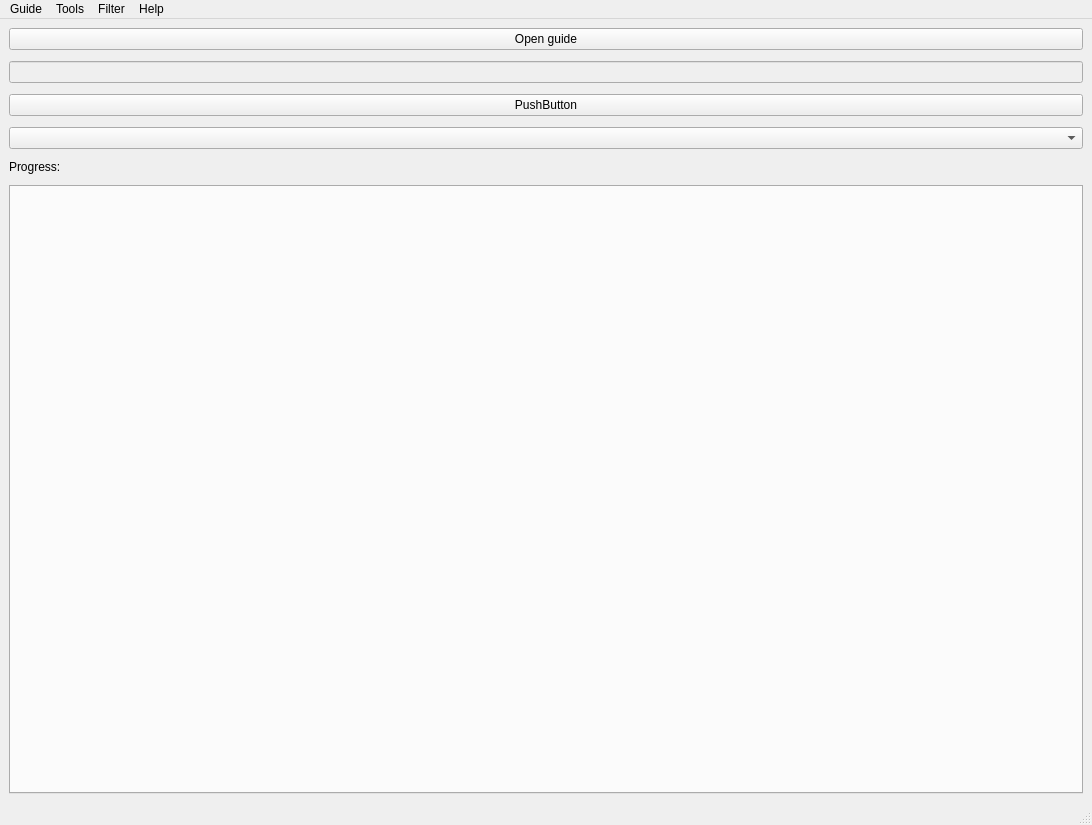
<?xml version="1.0" encoding="UTF-8"?>
<ui version="4.0">
 <class>MainWindow</class>
 <widget class="QMainWindow" name="MainWindow">
  <property name="geometry">
   <rect>
    <x>0</x>
    <y>0</y>
    <width>1092</width>
    <height>825</height>
   </rect>
  </property>
  <property name="windowTitle">
   <string>PoE Leveling Guide</string>
  </property>
  <widget class="QWidget" name="centralwidget">
   <layout class="QVBoxLayout" name="verticalLayout_2">
    <property name="spacing">
     <number>11</number>
    </property>
    <property name="bottomMargin">
     <number>9</number>
    </property>
    <item>
     <widget class="QPushButton" name="openGuidePushButton">
      <property name="text">
       <string>Open guide</string>
      </property>
     </widget>
    </item>
    <item>
     <widget class="QLineEdit" name="guideLineEdit">
      <property name="enabled">
       <bool>false</bool>
      </property>
     </widget>
    </item>
    <item>
     <widget class="QPushButton" name="pushButton">
      <property name="text">
       <string>PushButton</string>
      </property>
     </widget>
    </item>
    <item>
     <widget class="QComboBox" name="filtersComboBox"/>
    </item>
    <item>
     <widget class="QLabel" name="label">
      <property name="text">
       <string>Progress:</string>
      </property>
      <property name="alignment">
       <set>Qt::AlignLeading|Qt::AlignLeft|Qt::AlignTop</set>
      </property>
     </widget>
    </item>
    <item>
     <widget class="QTabWidget" name="tabWidget">
      <property name="currentIndex">
       <number>-1</number>
      </property>
     </widget>
    </item>
   </layout>
  </widget>
  <widget class="QMenuBar" name="menubar">
   <property name="geometry">
    <rect>
     <x>0</x>
     <y>0</y>
     <width>1092</width>
     <height>21</height>
    </rect>
   </property>
   <widget class="QMenu" name="menuGuide">
    <property name="title">
     <string>Guide</string>
    </property>
    <widget class="QMenu" name="menuReset_progress">
     <property name="title">
      <string>Reset progress</string>
     </property>
     <addaction name="actionReset_All"/>
    </widget>
    <widget class="QMenu" name="menuComplete_progress">
     <property name="title">
      <string>Complete progress</string>
     </property>
     <addaction name="actionComplete_All"/>
    </widget>
    <addaction name="menuActionOpen"/>
    <addaction name="menuReset_progress"/>
    <addaction name="menuComplete_progress"/>
   </widget>
   <widget class="QMenu" name="menuHelp">
    <property name="title">
     <string>Help</string>
    </property>
    <addaction name="actionAbout"/>
   </widget>
   <widget class="QMenu" name="menuTools">
    <property name="title">
     <string>Tools</string>
    </property>
    <addaction name="actionCreate_empty_guide_file"/>
   </widget>
   <widget class="QMenu" name="menuFilter">
    <property name="title">
     <string>Filter</string>
    </property>
    <addaction name="actionEdit_filter"/>
   </widget>
   <addaction name="menuGuide"/>
   <addaction name="menuTools"/>
   <addaction name="menuFilter"/>
   <addaction name="menuHelp"/>
  </widget>
  <widget class="QStatusBar" name="statusbar"/>
  <action name="menuActionOpen">
   <property name="text">
    <string>Open</string>
   </property>
  </action>
  <action name="actionAct_1">
   <property name="text">
    <string>Act 1</string>
   </property>
  </action>
  <action name="actionAct_2">
   <property name="text">
    <string>Act 2</string>
   </property>
  </action>
  <action name="actionAct_3">
   <property name="text">
    <string>Act 3</string>
   </property>
  </action>
  <action name="actionAct_4">
   <property name="text">
    <string>Act 4</string>
   </property>
  </action>
  <action name="actionAct_5">
   <property name="text">
    <string>Act 5</string>
   </property>
  </action>
  <action name="actionAct_6">
   <property name="text">
    <string>Act 6</string>
   </property>
  </action>
  <action name="actionAct_7">
   <property name="text">
    <string>Act 7</string>
   </property>
  </action>
  <action name="actionAct_8">
   <property name="text">
    <string>Act 8</string>
   </property>
  </action>
  <action name="actionAct_9">
   <property name="text">
    <string>Act 9</string>
   </property>
  </action>
  <action name="actionAct_10">
   <property name="text">
    <string>Act 10</string>
   </property>
  </action>
  <action name="actionReset_All">
   <property name="text">
    <string>Reset all</string>
   </property>
  </action>
  <action name="actionAbout">
   <property name="text">
    <string>About</string>
   </property>
  </action>
  <action name="actionCreate_empty_guide_file">
   <property name="text">
    <string>Create guide file</string>
   </property>
  </action>
  <action name="actionImport_text_to_guide">
   <property name="text">
    <string>Import text to guide</string>
   </property>
  </action>
  <action name="actionComplete_All">
   <property name="text">
    <string>Complete all</string>
   </property>
  </action>
  <action name="actionEdit_filter">
   <property name="text">
    <string>Edit filter</string>
   </property>
  </action>
 </widget>
 <resources/>
 <connections/>
</ui>
